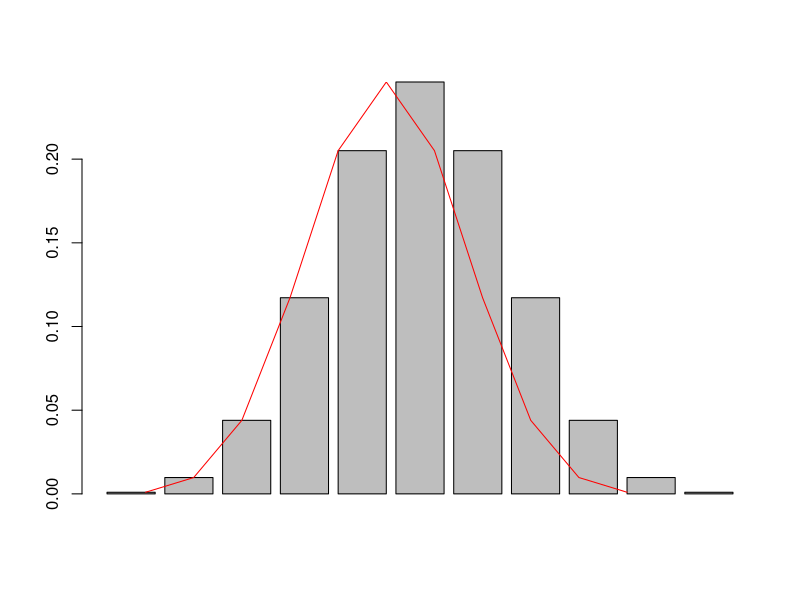
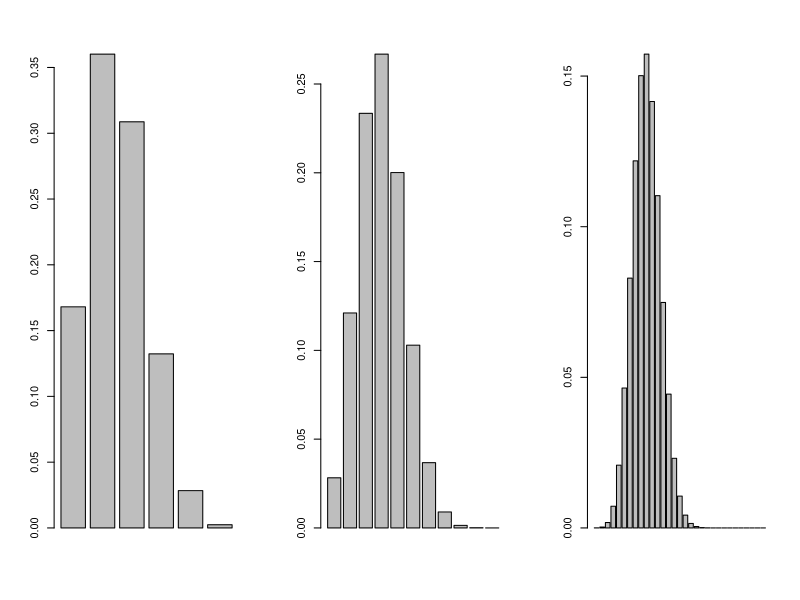
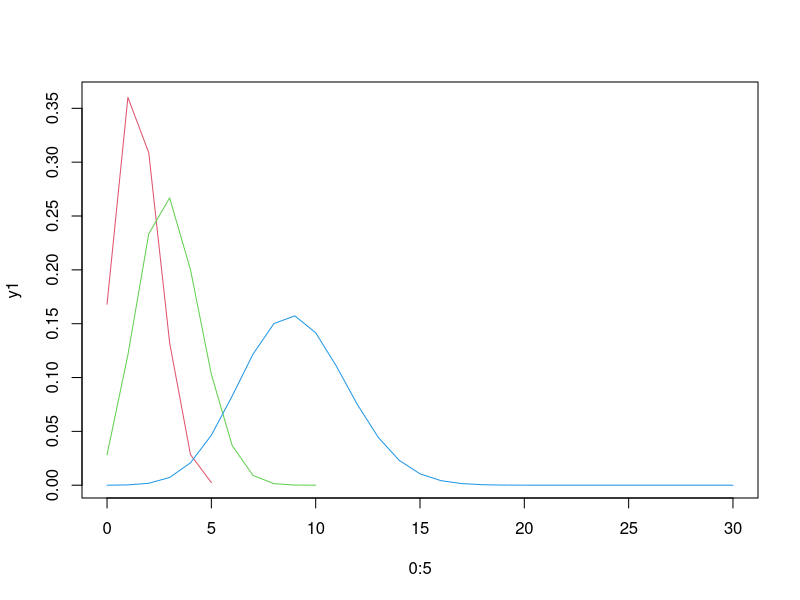

Write R code to recreate these figures, in order.
# ctrl + shift + c : 여러 행 주석 처리
# ctrl + enter     : 실행

# 확률 실험
# 1. 어떤 실험을 통한 결과를 예측할 수 없음
# 2. 결과는 알지 못하지만 발생 가능한 집합은 알고 있는 경우
# 3. 동일한 실험을 반복할 수 있음
# 예) 동전 던지기 실험

# 확률 변수
# 확률 실험을 통해 얻게 되는 값

# 확률 분포
# 확률 변수 X와 그것이 가지는 확률(P(X))와의 관계***

# 동전 던지기 실험(확률 실험)
# X : 동전을 10번 던져서 앞면이 나오는 횟수(확률 변수)
# P(X=0) : FFFFFFFFFF = (0.5)^10
#                     = 0.0009765625
# P(X=1) : TFFFFFFFFF = (0.5)^10 +
#          FTFFFFFFFF = (0.5)^10 +
#          FFTFFFFFFF = (0.5)^10 +
#          ....
#          FFFFFFFFFT = (0.5)^10 +
#                     = choose(10,1) * (0.5)^1 * (0.5)^9
#                     = 0.009765625
#          
# P(X=2) :            = choose(10,2) * (0.5)^2 * (0.5)^8
#                     = 0.04394531

# 확률 분포 곡선
# 확률변수 X와 그것이 갖는 확률(P(X))과의 관계를 시각화한 것

# 확률 분포 함수 
# - 확률 질량 함수 : X가 이산형인 경우의 분포 곡선을 나타내는 함수
# - 확률 밀도 함수 : X가 연속형인 경우의 분포 곡선을 나타내는 함수

# [ 예제 ]
# 위 확률변수 X의 확률분포 곡선 시각화
# P(X=x) = choose(10,x) * (0.5)^x * (0.5)^(10-x)


f_binom <- function(x, n, p) {
  choose(n,x) * p^x * (1-p)^(n-x)
}

v_1 <- f_binom(x=0:10, n=10, p=0.5)

dev.new()
barplot(v_1)
lines(v_1, type='l', col='red')

# 베르누이 시행
# - 성공과 실패로만 이뤄지는 확률 실험

# 이항 분포
# - 베르누이 시행에서의 확률변수(X)가 갖는 분포
# - 각 실험마다 성공확률 동일
# - 모수(분포를 다르게 하는 특징) : 성공횟수(x), 시행횟수(m), 성공확률(p : 매번 동일)
# 예) 동전을 10회 던졌을때 앞 면이 나오는 횟수

# 이항 분포의 확률 분포 함수(확률 질량 함수)

# dbinom(x,    # 확률 변수(x)
#        size, # 총 시행 횟수(n)
#        prob, # 매 시행마다 성공 확률(p)
#        lob)  # log scaling 여부

# [ 참고 : R에서의 분포 함수 ]
# 1. d____ : R에서의 확률 분포 함수
# - binom : 이항분포
# - norm  : 정규분포
# - t     : T분포 

# [ 연습 문제 ]
# 성공확률이 0.3인 확률실험(베르누이 시행)에서
# 총 5, 10, 30회 반복했을 경우
# 확률변수 X가 갖는 이항분포를 시각화 하여라(같은 figure에 출력)
# (단, 연속형 그래프로 출력)

# 1) n=5
y1 <- dbinom(0:5, size=5, prob=0.3)

# 2) n=10
y2 <- dbinom(0:10, size=10, prob=0.3)

# 3) n=30
y3 <- dbinom(0:30, size=30, prob=0.3)

# barplot 출력
dev.new()
par(mfrow=c(1,3))

barplot(y1)
barplot(y2)
barplot(y3)

# plot 출력
dev.new()
plot(0:5, y1, type='l', col=2, xlim = c(0,30))
lines(0:10, y2, type='l', col=3)
lines(0:30, y3, type='l', col=4)

